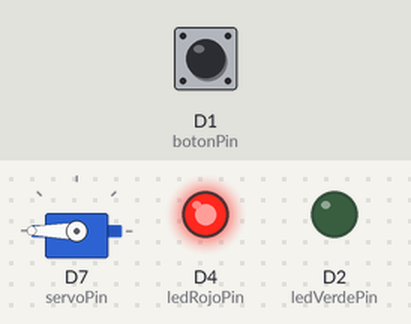
Recording of a sketch running on a simulated ESP8266 (NodeMCU). Parts: servo, output pins drawn as LEDs (lit = HIGH). Inputs (shaded band) come from the test bench; at power-on: D1 (botonPin) HIGH. WiFi joins after 1.5 s; servers stay silent unless stated; uploads are accepted with an empty reply; the local clock reads 2024-03-15 10:24:30 at power-on unless the sketch sets it; what the sketch prints to the serial monitor is not drawn.

Above: at 2.7 s.
2.8 s: D1 (botonPin) pulled LOW for 0.15 s
At 3.8 s:
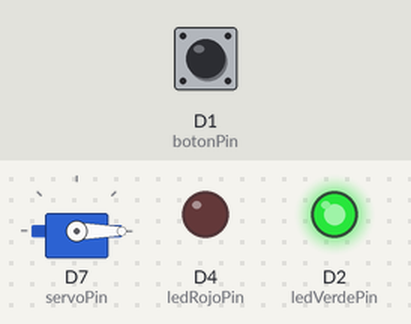
8.9 s: D1 (botonPin) pulled LOW for 1 s
At 15.7 s:
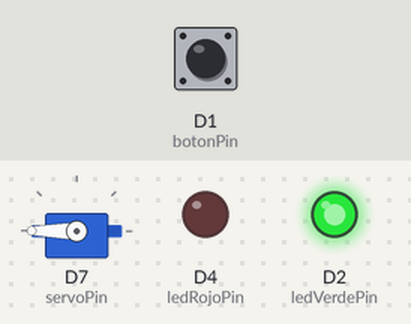
Timing chart, 0 to 17.4 s (numbered marks = the images above; inputs shaded):
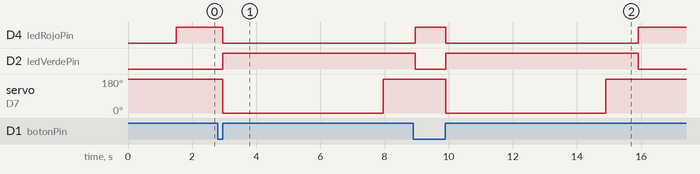

The sketch:

salida.ino
```cpp
#include <ESP8266WiFi.h>
#include <ESP8266HTTPClient.h>
#include <WiFiClientSecure.h> // <--- ¡CAMBIO: Para HTTPS (Azure)!
#include <ArduinoJson.h>
#include <time.h>
#include <sys/time.h>
#include <Servo.h>

// --- 1. Configuración WiFi ---
const char* ssid = "Tec-IoT";                    // <- WiFi anterior (comentado para documentación)
const char* password = "spotless.magnetic.bridge"; // <- WiFi anterior (comentado para documentación)

// --- 2. Configuración API (AZURE) ---
// Ponemos el dominio SIN "https://" y SIN "/" al final
const char* IP_SERVIDOR = "estacionamientoiot-a2gbhzbpfvcfgnbf.canadacentral-01.azurewebsites.net";

// URLs actualizadas para HTTPS y sin puerto 5074
const char* apiURL_POST_Salida = "https://%s/Sensores/SalidaRegistro";

// --- 3. Configuración Pines ---
const int botonPin = D1;
const int ledVerdePin = D2; // Verde = Salida permitida
const int ledRojoPin = D4;  // Rojo = Sistema ocupado/esperando
const int servoPin = D7;    // Pin para el servo de la barrera

// --- 4. Variables del Sistema ---
int estadoBotonAnterior = HIGH;
bool sistemaOcupado = false; // Para evitar múltiples presiones simultáneas

// --- Configuración de Zona Horaria ---
const char* ntpServer = "pool.ntp.org";

// --- Objeto Servo ---
Servo barrera;

void setup() {
  Serial.begin(115200);

  // Configurar pines
  pinMode(botonPin, INPUT_PULLUP);
  pinMode(ledVerdePin, OUTPUT);
  pinMode(ledRojoPin, OUTPUT);

  // Configurar servo
  barrera.attach(servoPin);
  barrera.write(195); // Barrera arriba inicialmente

  // Estado inicial: LEDs apagados durante configuración
  digitalWrite(ledVerdePin, LOW);
  digitalWrite(ledRojoPin, LOW);

  // --- 1. Conectar a WiFi ---
  Serial.println();
  Serial.println("--- Conectando a WiFi (Sistema de Salida con Barrera) ---");
  WiFi.begin(ssid, password);
  while (WiFi.status() != WL_CONNECTED) {
    delay(500);
    Serial.print(".");
  }
  Serial.println("\n¡WiFi conectado!");
  Serial.print("IP del ESP8266: ");
  Serial.println(WiFi.localIP());

  // --- 2. Configurar zona horaria (sin sincronización NTP para acelerar arranque) ---
  configTime(-6 * 3600, 0, ntpServer); // GMT-6 (México)

  // --- 3. Sistema listo: Encender LED rojo ---
  digitalWrite(ledRojoPin, HIGH); // ← LED rojo se enciende SOLO al final

  Serial.println("Sistema de Salida con Barrera INICIADO.");
  Serial.println("Estado inicial: Esperando salida (LED Rojo, Barrera arriba)");
}


void loop() {
  // --- Chequear el botón para activar secuencia de salida ---
  chequearBoton();
}

// --- Esta función maneja la secuencia completa de salida ---
void chequearBoton() {
  int estadoBotonActual = digitalRead(botonPin);

  // Detectar "flanco de subida" y verificar que el sistema no esté ocupado
  if (estadoBotonActual == HIGH && estadoBotonAnterior == LOW && !sistemaOcupado) {
    Serial.println("\n¡Botón presionado! Iniciando secuencia de salida...");

    // Marcar sistema como ocupado para evitar múltiples presiones
    sistemaOcupado = true;

    // 1. PRIMERO: Cambiar a verde y bajar barrera (operación inmediata)
    Serial.println("Activando salida: LED Verde, Barrera abajo");
    digitalWrite(ledVerdePin, HIGH);
    digitalWrite(ledRojoPin, LOW);
    barrera.write(0); // Bajar barrera (ajusta el ángulo si es necesario)

    // 2. Mantener abierto por 5 segundos
    delay(5000);

    // 3. Subir barrera y volver a rojo
    Serial.println("Cerrando salida: LED Rojo, Barrera arriba");
    barrera.write(195); // Subir barrera
    delay(1000); // Pequeño delay para que suba completamente
    digitalWrite(ledVerdePin, LOW);
    digitalWrite(ledRojoPin, HIGH);

    // 4. DESPUÉS de completar la secuencia física: Registrar salida en la API
    Serial.println("Registrando salida en el sistema...");
    enviarRegistroSalida();

    // 5. Liberar sistema
    sistemaOcupado = false;
    Serial.println("Secuencia de salida completada. Sistema listo para nueva salida.");
  }

  estadoBotonAnterior = estadoBotonActual;
}

// --- Esta función SOLO envía el POST ---
void enviarRegistroSalida() {
  if (WiFi.status() != WL_CONNECTED) {
    Serial.println("POST: No hay WiFi para enviar el registro.");
    return;
  }

  // --- Crear el Timestamp ---
  struct timeval tv;
  gettimeofday(&tv, nullptr);
  char timestampBase[40];
  strftime(timestampBase, sizeof(timestampBase), "%Y-%m-%dT%H:%M:%S", gmtime(&tv.tv_sec));
  char timestampFinal[50];
  sprintf(timestampFinal, "%s.%03ldZ", timestampBase, tv.tv_usec / 1000);

  // Crear el payload JSON
  String payload = "{";
  payload += "\"id_salida_Pk\": 0,";
  payload += "\"fecha_Hora_Salida\": \"";
  payload += timestampFinal;
  payload += "\"}";

  Serial.print("POST: Enviando JSON: ");
  Serial.println(payload);

  // --- CAMBIO: Usar WiFiClientSecure para HTTPS ---
  WiFiClientSecure client;
  client.setInsecure(); // <--- IMPORTANTE

  HTTPClient http;

  // Construir la URL del POST
  char urlCompleta[150];
  sprintf(urlCompleta, apiURL_POST_Salida, IP_SERVIDOR);

  Serial.print("POST URL: ");
  Serial.println(urlCompleta);

  if (http.begin(client, urlCompleta)) {
    http.addHeader("Content-Type", "application/json");

    int httpCode = http.POST(payload);

    Serial.print("POST: Código de respuesta HTTP: ");
    Serial.println(httpCode);

    if (httpCode == HTTP_CODE_OK || httpCode == 200 || httpCode == 201) {
      Serial.println("¡Salida registrada en Azure con éxito!");
    } else {
      Serial.println("POST: Error al registrar.");
    }
    http.end();
  } else {
    Serial.println("POST: Error al iniciar conexión HTTP.");
  }
}
```

Measured:
- after the input at 2.8 s, D4 (ledRojoPin): HIGH → LOW after 0.15 s; D2 (ledVerdePin): LOW → HIGH after 0.15 s; servo on D7 (servoPin): 180° → 0° after 0.15 s, → 180° 5.0 s later
- after the input at 8.9 s, servo on D7 (servoPin): 180° → 0° after 1.0 s, → 180° 5.0 s later
